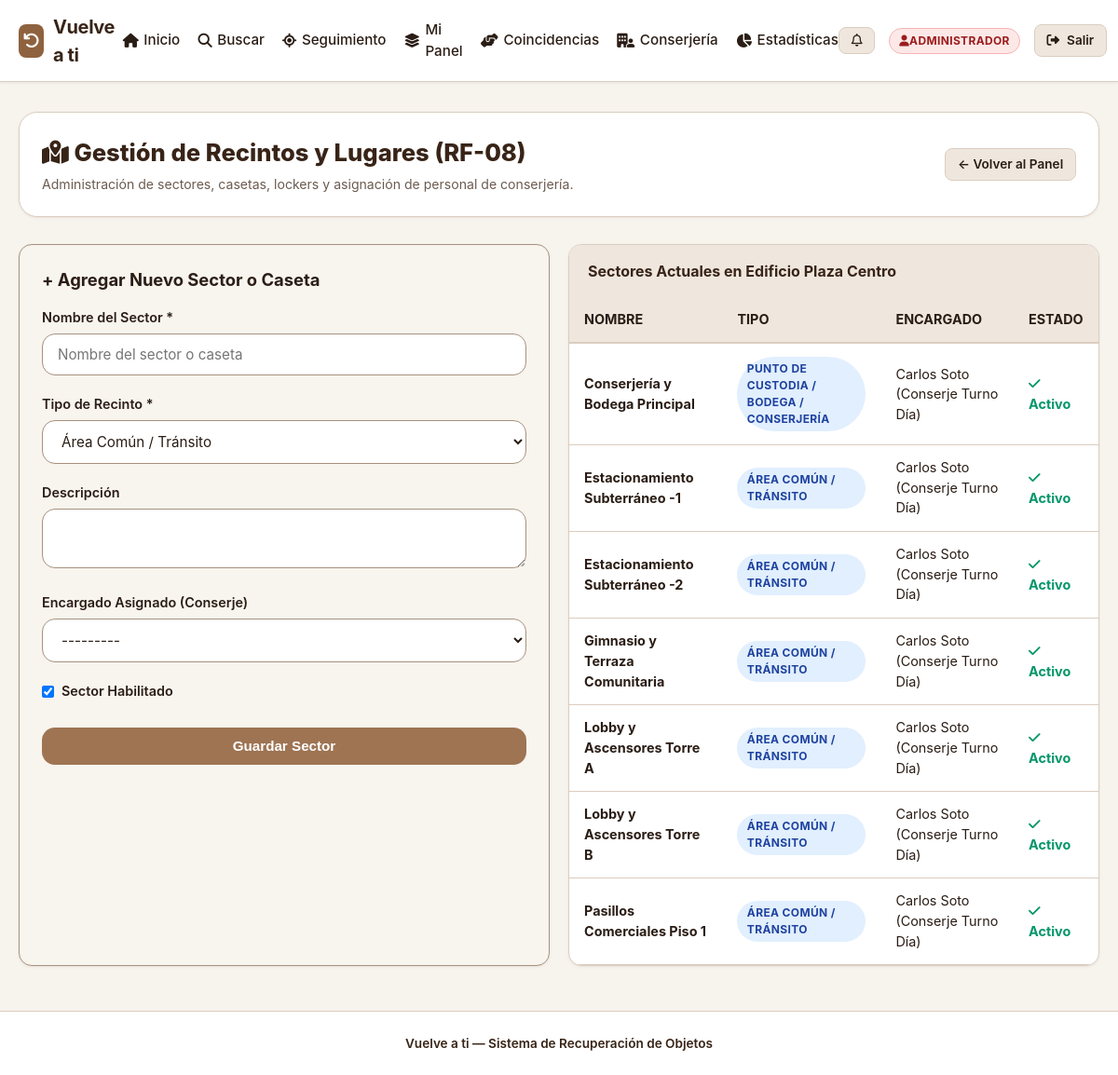
/gestion-recintos/ (signed in), run on the app's committed database.
### recuperacion/models.py (models this page shows, shortened)
class Usuario(AbstractUser):
    ROL_CHOICES = [
        ('residente', 'Residente / Ciudadano'),
        ('conserje', 'Encargado de Recinto / Conserje'),
        ('admin', 'Administrador del Edificio'),
    ]
    rol = models.CharField(max_length=20, choices=ROL_CHOICES, default='residente')
    telefono = models.CharField(max_length=25, blank=True, null=True)
    departamento_torre = models.CharField(
        max_length=80,
        blank=True,
        null=True,
        help_text="Ejemplo: Torre A - Depto 502 / Oficina 301"
    )
    def es_conserje_o_admin(self):
        return self.rol in ['conserje', 'admin'] or self.is_superuser
    def es_admin(self):
        return self.rol == 'admin' or self.is_superuser
    def __str__(self):
        nombre = self.get_full_name() or self.username
        return f"{nombre} ({self.get_rol_display()})"

class Recinto(models.Model):
    TIPO_CHOICES = [
        ('area_comun', 'Área Común / Tránsito'),
        ('punto_custodia', 'Punto de Custodia / Bodega / Conserjería'),
    ]
    nombre = models.CharField(max_length=120)
    tipo = models.CharField(max_length=20, choices=TIPO_CHOICES, default='area_comun')
    descripcion = models.TextField(blank=True)
    encargado = models.ForeignKey(
        Usuario,
        on_delete=models.SET_NULL,
        null=True,
        blank=True,
        related_name='recintos_a_cargo'
    )
    activo = models.BooleanField(default=True)
    class Meta:
        verbose_name = "Recinto o Ubicación"
        verbose_name_plural = "Recintos y Ubicaciones"
        ordering = ['nombre']

### recuperacion/views.py (the view)
# urls.py: path('gestion-recintos/', views.gestion_recintos, name='gestion_recintos'),
@login_required
def gestion_recintos(request):
    if not request.user.es_admin():
        messages.error(request, "Solo administradores pueden gestionar recintos.")
        return redirect('dashboard')
    recintos = Recinto.objects.all().select_related('encargado')
    if request.method == 'POST':
        form = RecintoForm(request.POST)
        if form.is_valid():
            form.save()
            messages.success(request, "Nuevo recinto agregado exitosamente.")
            return redirect('gestion_recintos')
    else:
        form = RecintoForm()
    return render(request, 'recuperacion/gestion_recintos.html', {
        'recintos': recintos,
        'form': form,
    })

### recuperacion/forms.py
class RecintoForm(forms.ModelForm):
    class Meta:
        model = Recinto
        fields = ['nombre', 'tipo', 'descripcion', 'encargado', 'activo']
        widgets = {
            'nombre': forms.TextInput(attrs={'class': 'form-control', 'placeholder': 'Nombre del sector o caseta'}),
            'tipo': forms.Select(attrs={'class': 'form-select'}),
            'descripcion': forms.Textarea(attrs={'class': 'form-control', 'rows': 2}),
            'encargado': forms.Select(attrs={'class': 'form-select'}),
            'activo': forms.CheckboxInput(attrs={'class': 'form-check-input'}),
        }

### recuperacion/context_processors.py (called while the page is built)
def notificaciones_context(request):
    if request.user.is_authenticated:
        no_leidas = Notificacion.objects.filter(usuario=request.user, leida=False).order_by('-fecha_creacion')
        return {
            'notificaciones_no_leidas': no_leidas[:5],
            'conteo_notificaciones': no_leidas.count(),
        }
    return {
        'notificaciones_no_leidas': [],
        'conteo_notificaciones': 0,
    }

### templates/recuperacion/gestion_recintos.html (shortened to what this page needs)
{% extends 'base.html' %}
{% load static %}
{% block content %}
<div style="display: flex; flex-direction: column; gap: 1.8rem;">
  <div style="background-color: var(--color-surface); border: 1px solid var(--color-border); border-radius: var(--radius-lg); padding: 1.5rem; display: flex; justify-content: space-between; align-items: center; flex-wrap: wrap; gap: 1rem; box-shadow: var(--shadow-sm);">
    <div>
      <h1 style="font-size: 1.6rem; font-weight: 800; color: var(--color-primary-dark); margin: 0;">
        <i class="fa-solid fa-map-location-dot"></i> Gestión de Recintos y Lugares (RF-08)
      </h1>
      <p style="font-size: 0.88rem; color: var(--color-text-muted); margin-top: 0.2rem;">
        Administración de sectores, casetas, lockers y asignación de personal de conserjería.
      </p>
    </div>
    <a href="{% url 'dashboard' %}" class="btn btn-secondary btn-sm">
      &larr; Volver al Panel
    </a>
  </div>
  <div class="grid-2">
    <div class="card" style="background: #F8F4EE; border: 1px solid var(--color-border-dark);">
      <h3 style="font-size: 1.15rem; color: #2B1E16; margin-bottom: 1rem;">
        + Agregar Nuevo Sector o Caseta
      </h3>
      <form method="POST">
        <div class="form-group">
          <label class="form-label">Nombre del Sector *</label>
          {{ form.nombre }}
        </div>
        <div class="form-group">
          <label class="form-label">Tipo de Recinto *</label>
          {{ form.tipo }}
        </div>
        <div class="form-group">
          <label class="form-label">Descripción</label>
          {{ form.descripcion }}
        </div>
        <div class="form-group">
          <label class="form-label">Encargado Asignado (Conserje)</label>
          {{ form.encargado }}
        </div>
        <div class="form-group" style="display: flex; align-items: center; gap: 0.5rem;">
          {{ form.activo }}
          <label class="form-label" style="margin: 0;">Sector Habilitado</label>
        </div>
        <button type="submit" class="btn btn-primary" style="width: 100%; margin-top: 0.5rem;">
          Guardar Sector
        </button>
      </form>
    </div>
    <div class="card" style="padding: 0; overflow: hidden;">
      <div style="padding: 1rem 1.25rem; background: var(--color-surface-soft); font-weight: 700; color: var(--color-primary-dark);">
        Sectores Actuales en Edificio Plaza Centro
      </div>
      <div class="table-responsive">
        <table class="table-custom">
          <thead>
            <tr>
              <th>NOMBRE</th>
              <th>TIPO</th>
              <th>ENCARGADO</th>
              <th>ESTADO</th>
            </tr>
          </thead>
          <tbody>
            {% for r in recintos %}
              <tr>
                <td><strong>{{ r.nombre }}</strong></td>
                <td><span class="badge badge-registrado">{{ r.get_tipo_display }}</span></td>
                <td>{{ r.encargado.get_full_name|default:"Sin asignar" }}</td>
                <td>
                  {% if r.activo %}
                    <span style="color: #059669; font-weight: 700;"><i class="fa-solid fa-check"></i> Activo</span>
                  {% else %}
                    <span style="color: #9B1C1C;">Inactivo</span>
                  {% endif %}
                </td>
              </tr>
            {% empty %}
              <tr>
                <td colspan="4" style="text-align: center; color: var(--color-text-muted);">No hay sectores registrados.</td>
              </tr>
            {% endfor %}
          </tbody>
        </table>
      </div>
    </div>
  </div>
</div>
{% endblock %}

### templates/base.html (shortened to what this page needs)
{% load static %}
<!DOCTYPE html>
<html lang="es">
<head>
  <link rel="stylesheet" href="https://cdnjs.cloudflare.com/ajax/libs/font-awesome/6.4.0/css/all.min.css">
  <link rel="stylesheet" href="{% static 'css/styles.css' %}">
</head>
<body>
  <nav class="navbar">
    <div class="container nav-container">
      <a href="{% url 'home' %}" class="nav-brand">
        <div class="brand-icon">
          <i class="fa-solid fa-arrow-rotate-left"></i>
        </div>
        <span>Vuelve a ti</span>
      </a>
      <ul class="nav-links">
        <li>
          <a href="{% url 'home' %}" class="nav-link {% if request.resolver_match.url_name == 'home' %}active{% endif %}">
            <i class="fa-solid fa-house"></i> Inicio
          </a>
        </li>
        <li>
          <a href="{% url 'buscar_objetos' %}" class="nav-link {% if request.resolver_match.url_name == 'buscar_objetos' %}active{% endif %}">
            <i class="fa-solid fa-magnifying-glass"></i> Buscar
          </a>
        </li>
        <li>
          <a href="{% url 'consultar_seguimiento' %}" class="nav-link {% if request.resolver_match.url_name == 'consultar_seguimiento' %}active{% endif %}">
            <i class="fa-solid fa-location-crosshairs"></i> Seguimiento
          </a>
        </li>
        {% if user.is_authenticated %}
          <li>
            <a href="{% url 'dashboard' %}" class="nav-link {% if request.resolver_match.url_name == 'dashboard' %}active{% endif %}">
              <i class="fa-solid fa-layer-group"></i> Mi Panel
            </a>
          </li>
          <li>
            <a href="{% url 'coincidencias_lista' %}" class="nav-link {% if request.resolver_match.url_name == 'coincidencias_lista' %}active{% endif %}">
              <i class="fa-solid fa-handshake-angle"></i> Coincidencias
            </a>
          </li>
          {% if user.es_conserje_o_admin %}
            <li>
              <a href="{% url 'conserjeria_panel' %}" class="nav-link {% if request.resolver_match.url_name == 'conserjeria_panel' %}active{% endif %}">
                <i class="fa-solid fa-building-user"></i> Conserjería
              </a>
            </li>
            <li>
              <a href="{% url 'metricas' %}" class="nav-link {% if request.resolver_match.url_name == 'metricas' %}active{% endif %}">
                <i class="fa-solid fa-chart-pie"></i> Estadísticas
              </a>
            </li>
          {% endif %}
        {% endif %}
      </ul>
      <div style="display: flex; align-items: center; gap: 0.9rem;">
        {% if user.is_authenticated %}
          <div style="position: relative;" id="dropdown-notificaciones-container">
            <a href="{% url 'coincidencias_lista' %}" class="btn btn-secondary btn-sm" style="position: relative;" title="Notificaciones">
              <i class="fa-regular fa-bell"></i>
            </a>
          </div>
          <span class="badge {% if user.rol == 'admin' %}badge-perdido{% elif user.rol == 'conserje' %}badge-en_verificacion{% else %}badge-registrado{% endif %}">
            <i class="fa-solid fa-user me-1"></i> {{ user.first_name|default:user.username }}
          </span>
          <a href="{% url 'logout' %}" class="btn btn-secondary btn-sm" title="Cerrar sesión">
            <i class="fa-solid fa-right-from-bracket"></i> Salir
          </a>
        {% else %}
          <a href="{% url 'reportar_perdido' %}" class="btn btn-primary btn-sm" title="Reportar objeto sin cuenta">
            <i class="fa-solid fa-plus"></i> Reportar
          </a>
          <a href="{% url 'login' %}" class="btn btn-secondary btn-sm">Ingresar</a>
          <a href="{% url 'registro' %}" class="btn btn-secondary btn-sm">Registro</a>
        {% endif %}
      </div>
    </div>
  </nav>
  <main class="container" style="padding-top: 1rem; padding-bottom: 3rem; flex: 1;">
    {% block content %}{% endblock %}
  </main>
  <footer>
    <div class="container">
      <p style="font-weight: 600; color: var(--color-primary-dark); margin: 0;">
        Vuelve a ti — Sistema de Recuperación de Objetos
      </p>
    </div>
  </footer>
</body>
</html>

### static/css/styles.css (style rules this page uses)
:root { --color-bg: #F7F3ED; --color-surface: #FFFFFF; --color-surface-soft: #EFE7DE; --color-card-beige: #D9C4B2; --color-card-brown: #9E7453; --color-primary: #8F623F; --color-primary-hover: #754E2F; --color-primary-dark: #382417; --color-text-main: #2A1D15; --color-text-muted: #6B5B50; --color-border: #DBCDBF; --color-border-dark: #A6917E; --color-success: #15803D; --color-warning: #B45309; --color-danger: #B91C1C; --color-info: #0284C7; --radius-sm: 8px; --radius-md: 14px; --radius-lg: 20px; --radius-pill: 9999px; --shadow-sm: 0 1px 3px rgba(56, 36, 23, 0.07); --shadow-md: 0 4px 14px rgba(56, 36, 23, 0.1); --shadow-lg: 0 10px 25px rgba(56, 36, 23, 0.15); }
* { box-sizing: border-box; margin: 0; padding: 0; }
body { font-family: -apple-system, BlinkMacSystemFont, "Segoe UI", Roboto, Helvetica, Arial, sans-serif; background-color: var(--color-bg); color: var(--color-text-main); line-height: 1.5; min-height: 100vh; display: flex; flex-direction: column; }
.container { width: 100%; max-width: 1200px; margin: 0 auto; padding: 0 1.25rem; }
.navbar { background-color: var(--color-surface); border-bottom: 1px solid var(--color-border); padding: 0.85rem 0; position: sticky; top: 0; z-index: 50; box-shadow: var(--shadow-sm); }
.navbar .nav-container { display: flex; align-items: center; justify-content: space-between; }
.nav-brand { display: flex; align-items: center; gap: 0.6rem; text-decoration: none; color: var(--color-primary-dark); font-weight: 700; font-size: 1.25rem; letter-spacing: -0.02em; }
.brand-icon { width: 36px; height: 36px; background: var(--color-primary); color: #FFF; border-radius: var(--radius-sm); display: flex; align-items: center; justify-content: center; font-size: 1.1rem; }
.nav-links { display: flex; align-items: center; gap: 1.2rem; list-style: none; }
.nav-link { text-decoration: none; color: var(--color-text-main); font-weight: 500; font-size: 0.95rem; transition: color 0.2s; display: flex; align-items: center; gap: 0.35rem; }
.btn { display: inline-flex; align-items: center; justify-content: center; gap: 0.5rem; padding: 0.65rem 1.25rem; font-size: 0.95rem; font-weight: 600; border-radius: var(--radius-md); border: 1px solid transparent; cursor: pointer; text-decoration: none; transition: all 0.2s ease; }
.btn-primary { background-color: var(--color-card-brown); color: #FFF; }
.btn-secondary { background-color: var(--color-surface-soft); color: var(--color-text-main); border-color: var(--color-border); }
.btn-sm { padding: 0.4rem 0.8rem; font-size: 0.85rem; border-radius: var(--radius-sm); }
.card { background-color: var(--color-surface); border: 1px solid var(--color-border); border-radius: var(--radius-md); padding: 1.5rem; box-shadow: var(--shadow-sm); }
.badge { display: inline-flex; align-items: center; padding: 0.25rem 0.65rem; font-size: 0.75rem; font-weight: 700; text-transform: uppercase; border-radius: var(--radius-pill); letter-spacing: 0.03em; }
.badge-perdido { background-color: #FDE8E8; color: #9B1C1C; border: 1px solid #F8B4B4; }
.badge-registrado { background-color: #E1EFFE; color: #1E429F; }
.form-group { margin-bottom: 1.25rem; }
.form-label { display: block; font-weight: 600; font-size: 0.9rem; margin-bottom: 0.4rem; color: var(--color-text-main); }
.form-control, .form-select { width: 100%; padding: 0.75rem 1rem; font-size: 0.95rem; background-color: #FFF; border: 1px solid var(--color-border-dark); border-radius: var(--radius-md); color: var(--color-text-main); transition: border-color 0.2s, box-shadow 0.2s; font-family: inherit; }
.table-responsive { width: 100%; overflow-x: auto; }
.table-custom { width: 100%; border-collapse: collapse; text-align: left; font-size: 0.9rem; }
.table-custom th { background-color: var(--color-surface-soft); color: var(--color-text-main); font-weight: 700; padding: 0.85rem 1rem; border-bottom: 2px solid var(--color-border); }
.table-custom td { padding: 0.85rem 1rem; border-bottom: 1px solid var(--color-border); vertical-align: middle; }
.grid-2 { display: grid; grid-template-columns: repeat(2, 1fr); gap: 1.25rem; }
footer { margin-top: auto; background-color: var(--color-surface); border-top: 1px solid var(--color-border); padding: 1.5rem 0; text-align: center; font-size: 0.85rem; color: var(--color-text-muted); }

### data on the page
Usuario: first_name "ADMINISTRADOR"
Recinto: nombre "Conserjería y Bodega Principal", tipo "PUNTO DE CUSTODIA / BODEGA / CONSERJERÍA", encargado.get_full_name "Carlos Soto (Conserje Turno Día)", activo True (drawn)
Recinto: nombre "Estacionamiento Subterráneo -1", tipo "ÁREA COMÚN / TRÁNSITO", encargado.get_full_name "Carlos Soto (Conserje Turno Día)", activo True (drawn)
Recinto: nombre "Estacionamiento Subterráneo -2", tipo "ÁREA COMÚN / TRÁNSITO", encargado.get_full_name "Carlos Soto (Conserje Turno Día)", activo True (drawn)
Recinto: nombre "Gimnasio y Terraza Comunitaria", tipo "ÁREA COMÚN / TRÁNSITO", encargado.get_full_name "Carlos Soto (Conserje Turno Día)", activo True (drawn)
Recinto: nombre "Lobby y Ascensores Torre A", tipo "ÁREA COMÚN / TRÁNSITO", encargado.get_full_name "Carlos Soto (Conserje Turno Día)", activo True (drawn)
Recinto: nombre "Lobby y Ascensores Torre B", tipo "ÁREA COMÚN / TRÁNSITO", encargado.get_full_name "Carlos Soto (Conserje Turno Día)", activo True (drawn)
Recinto: nombre "Pasillos Comerciales Piso 1", tipo "ÁREA COMÚN / TRÁNSITO", encargado.get_full_name "Carlos Soto (Conserje Turno Día)", activo True (drawn)
